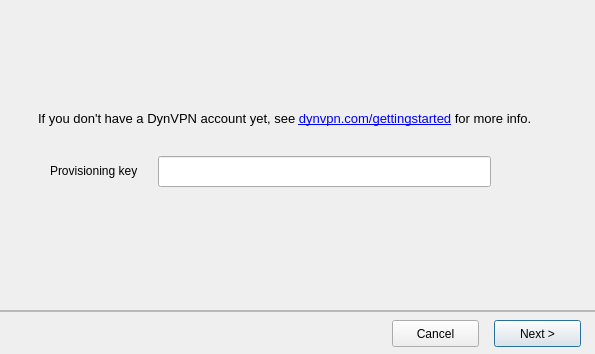
<?xml version="1.0" encoding="UTF-8"?>
<ui version="4.0">
 <class>WizardDialog</class>
 <widget class="QDialog" name="WizardDialog">
  <property name="geometry">
   <rect>
    <x>0</x>
    <y>0</y>
    <width>595</width>
    <height>354</height>
   </rect>
  </property>
  <property name="minimumSize">
   <size>
    <width>595</width>
    <height>354</height>
   </size>
  </property>
  <property name="maximumSize">
   <size>
    <width>595</width>
    <height>354</height>
   </size>
  </property>
  <property name="windowTitle">
   <string>DynVPN connection Wizard</string>
  </property>
  <property name="windowIcon">
   <iconset resource="dnc.qrc">
    <normaloff>:/rc/dnc.ico</normaloff>:/rc/dnc.ico</iconset>
  </property>
  <widget class="QLineEdit" name="ProvKeyText">
   <property name="geometry">
    <rect>
     <x>158</x>
     <y>156</y>
     <width>333</width>
     <height>31</height>
    </rect>
   </property>
  </widget>
  <widget class="QLabel" name="label">
   <property name="geometry">
    <rect>
     <x>50</x>
     <y>162</y>
     <width>111</width>
     <height>17</height>
    </rect>
   </property>
   <property name="text">
    <string>Provisioning key</string>
   </property>
   <property name="scaledContents">
    <bool>false</bool>
   </property>
   <property name="wordWrap">
    <bool>false</bool>
   </property>
   <property name="openExternalLinks">
    <bool>false</bool>
   </property>
  </widget>
  <widget class="QFrame" name="frame">
   <property name="geometry">
    <rect>
     <x>-2</x>
     <y>310</y>
     <width>599</width>
     <height>2</height>
    </rect>
   </property>
   <property name="frameShape">
    <enum>QFrame::StyledPanel</enum>
   </property>
   <property name="frameShadow">
    <enum>QFrame::Raised</enum>
   </property>
  </widget>
  <widget class="QLabel" name="label_2">
   <property name="geometry">
    <rect>
     <x>38</x>
     <y>110</y>
     <width>535</width>
     <height>17</height>
    </rect>
   </property>
   <property name="text">
    <string>&lt;!DOCTYPE HTML PUBLIC &quot;-//W3C//DTD HTML 4.0//EN&quot; &quot;http://www.w3.org/TR/REC-html40/strict.dtd&quot;&gt;
&lt;html&gt;&lt;head&gt;&lt;meta name=&quot;qrichtext&quot; content=&quot;1&quot; /&gt;&lt;style type=&quot;text/css&quot;&gt;
p, li { white-space: pre-wrap; }
&lt;/style&gt;&lt;/head&gt;&lt;body style=&quot; font-family:'Droid Sans'; font-size:10pt; font-weight:400; font-style:normal;&quot;&gt;
&lt;p style=&quot; margin-top:0px; margin-bottom:0px; margin-left:0px; margin-right:0px; -qt-block-indent:0; text-indent:0px;&quot;&gt;If you don't have a DynVPN account yet, see &lt;a href=&quot;https://dynvpn.com/gettingstarted&quot;&gt;&lt;span style=&quot; text-decoration: underline; color:#0000ff;&quot;&gt;dynvpn.com/gettingstarted&lt;/span&gt;&lt;/a&gt; for more info.&lt;/p&gt;&lt;/body&gt;&lt;/html&gt;</string>
   </property>
   <property name="textFormat">
    <enum>Qt::RichText</enum>
   </property>
   <property name="openExternalLinks">
    <bool>true</bool>
   </property>
   <property name="textInteractionFlags">
    <set>Qt::TextBrowserInteraction</set>
   </property>
  </widget>
  <widget class="QLabel" name="label_3">
   <property name="geometry">
    <rect>
     <x>500</x>
     <y>150</y>
     <width>39</width>
     <height>39</height>
    </rect>
   </property>
   <property name="text">
    <string/>
   </property>
   <property name="pixmap">
    <pixmap>:/key_stroke.svg</pixmap>
   </property>
  </widget>
  <widget class="QLabel" name="label_4">
   <property name="geometry">
    <rect>
     <x>-2</x>
     <y>-4</y>
     <width>599</width>
     <height>83</height>
    </rect>
   </property>
   <property name="text">
    <string/>
   </property>
   <property name="pixmap">
    <pixmap resource="dnc.qrc">:/rc/dynvpn_header.png</pixmap>
   </property>
  </widget>
  <widget class="QPushButton" name="nextButton">
   <property name="geometry">
    <rect>
     <x>494</x>
     <y>320</y>
     <width>87</width>
     <height>27</height>
    </rect>
   </property>
   <property name="text">
    <string>Next &gt;</string>
   </property>
   <property name="checkable">
    <bool>false</bool>
   </property>
  </widget>
  <widget class="QPushButton" name="cancelButton">
   <property name="geometry">
    <rect>
     <x>392</x>
     <y>320</y>
     <width>87</width>
     <height>27</height>
    </rect>
   </property>
   <property name="text">
    <string>Cancel</string>
   </property>
  </widget>
 </widget>
 <resources>
  <include location="dnc.qrc"/>
 </resources>
 <connections/>
</ui>
